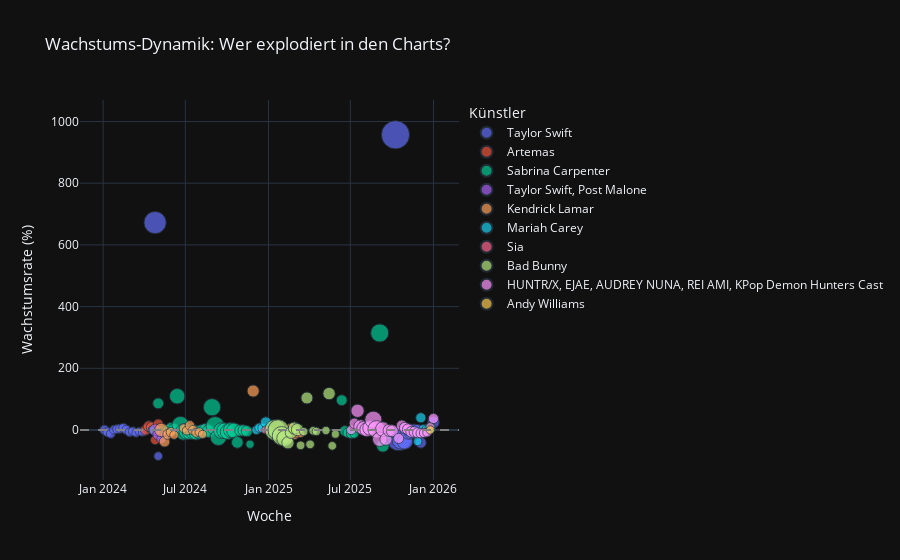

Notebook code cell kept with this figure:
### Code cell
# Analyse der Wachstumsexplosionen, um "Breakout-Momente" zu identifizieren
# Auf extreme Sprünge (> 50% Wachstum) filtern, um Rauschen zu vermeiden.
breakouts = df_growth[df_growth['growth_rate'] > 50]

fig_growth = px.scatter(df_growth, 
                        x='chart_week', 
                        y='growth_rate', 
                        color='artist_names',
                        size='stream_share', # Größere Punkte = mehr Streams
                        title='Wachstums-Dynamik: Wer explodiert in den Charts?',
                        labels={
                            'growth_rate': 'Wachstumsrate (%)', 
                            'chart_week': 'Woche',
                            'artist_names': 'Künstler'
                        },
                        template='plotly_dark')

# Markiere die 0%-Linie
fig_growth.add_hline(y=0, line_dash="dash", line_color="gray")

fig_growth.show()
